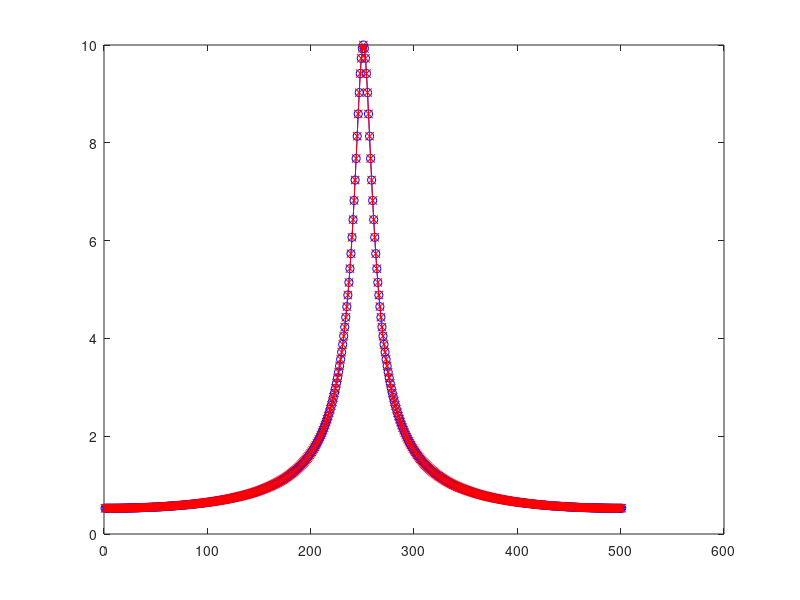
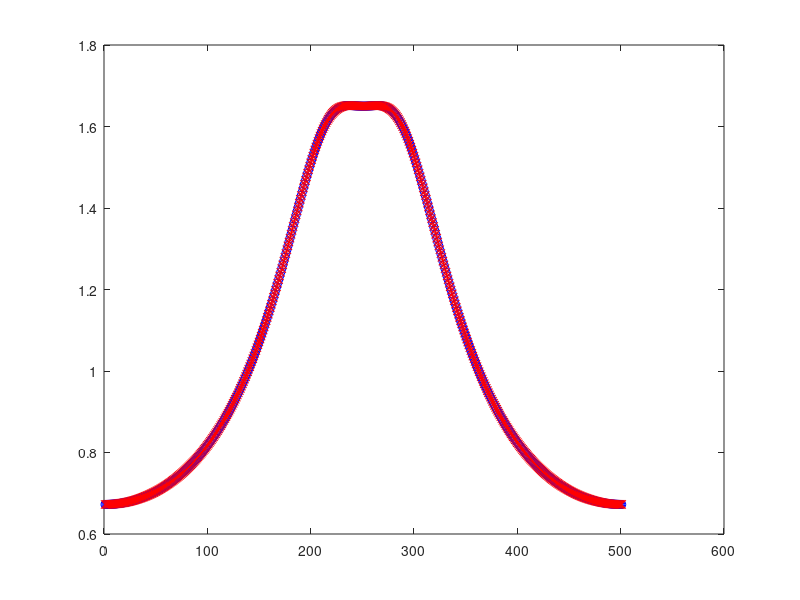
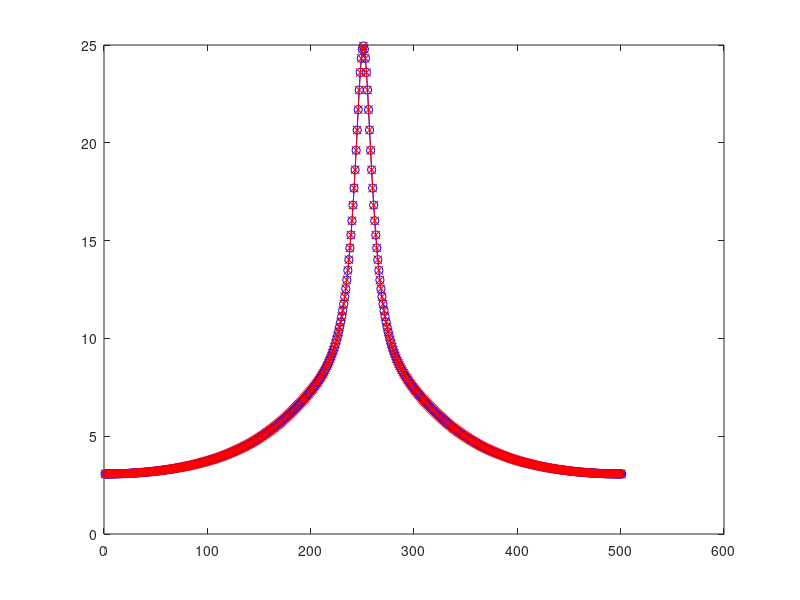
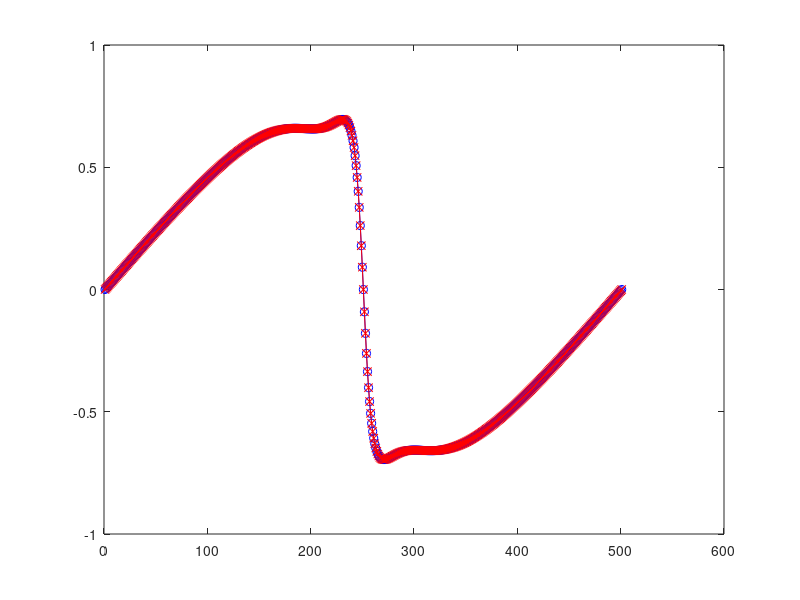

Here is the MATLAB script that generated these plots, in order:
%% Lab 2 Jesse Layman SID: 861135479

% Professor: Ertem Tuncel, 
% TA: Ceren Sevinc,         
% EE141-022 
close all
clear all
%% a)
j = sqrt(-1);
n = 0:1000;
K = 501;
w_k = linspace(-pi,pi,K);
x = 0.9.^n;
for k = 1:K
    X(k) = sum(x.*exp(-j.*w_k(k).*n));
end
%% b)
n_1 = 0:100;
x_1 = 0.9.^n_1;
for k = 1:K
    XX(k) = sum(x_1.*exp(-j.*w_k(k).*n_1));
end
%% c)
figure
plot(abs(X),'b-o');
hold on
plot(abs(XX),'r-x');
%% d)
y = 0.5.^n.*cos((pi*n)/8);
for k = 1:K
    Y(k) = sum(y.*exp(-j.*w_k(k).*n));
end
y_1 = 0.5.^n_1.*cos((pi*n_1)/8);
for k = 1:K
    YY(k) = sum(y_1.*exp(-j.*w_k(k).*n_1));
end
figure
plot(abs(Y),'b-o');
hold on
plot(abs(YY),'r-x');
%% e)
z = 2*x+3*y;
for k = 1:K
    Z(k) = sum(z.*exp(-j.*w_k(k).*n));
end
z_1 = 2*x_1+3*y_1;
for k = 1:K
    ZZ(k) = sum(z_1.*exp(-j.*w_k(k).*n_1));
end
figure
plot(abs(Z),'b-o');
hold on
plot(abs(ZZ),'r-x');
figure
plot(angle(Z),'b-o');
hold on
plot(angle(ZZ),'r-x');
%% f)
zf = 0.9.^(n+1);
for k = 1:K
    Zf(k) = sum(zf.*exp(-j.*w_k(k).*n));
end
zf_1 = 0.9.^(n_1+1);
for k = 1:K
    ZZf(k) = sum(zf_1.*exp(-j.*w_k(k).*n_1));
end
figure
plot(abs(Zf),'b-o');
hold on
plot(abs(ZZf),'r-x');
figure
plot(angle(Zf),'b-o');
hold on
plot(angle(ZZf),'r-x');
%% g)
zg = exp(j*(pi/2).*n).*0.9.^n;
for k = 1:K
    Zg(k) = sum(zg.*exp(-j.*w_k(k).*n));
end
zg_1 = exp(j*(pi/2).*n_1).*0.9.^n_1;
for k = 1:K
    ZZg(k) = sum(zg_1.*exp(-j.*w_k(k).*n_1));
end
figure
plot(abs(Zg),'b-o');
hold on
plot(abs(ZZg),'r-x');
figure
plot(angle(Zg),'b-o');
hold on
plot(angle(ZZg),'r-x');
%% h)
zh = X.*Y;
zh_1 = XX.*YY;
zhh=conv(x,y);
nn=0:2000;
for k = 1:K
    ZZh(k) = sum(zhh.*exp(-j.*w_k(k).*nn));
end

figure
plot(abs(zh),'b-o');
hold on
plot(abs(zh_1),'r-x');
plot(abs(ZZh),'g-*')
figure
plot(angle(zh),'b-o');
hold on
plot(angle(zh_1),'r-x');


